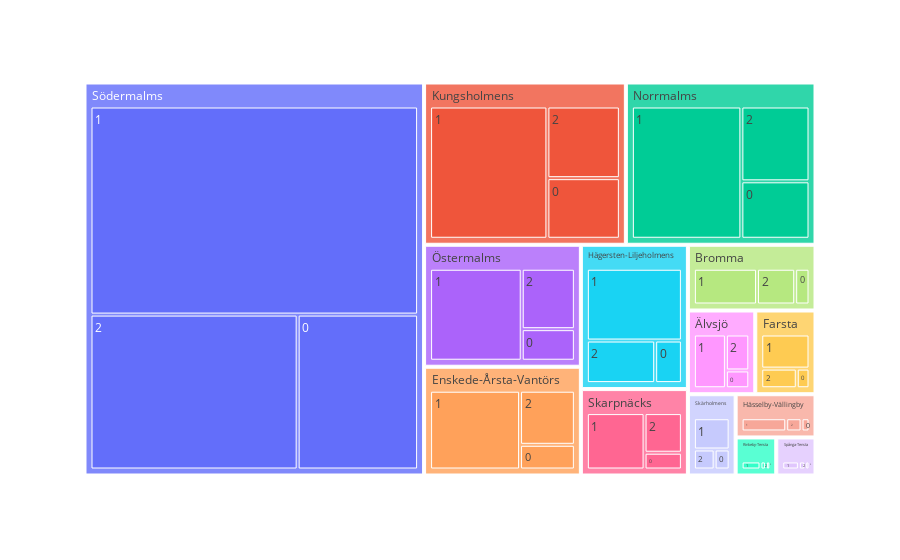

Notebook code cell kept with this figure:
### Code cell
px.treemap(numnber_topic_by_neighbourhood , path=['neighbourhood', 'dominant_topic'], values='number_of_reviews',
           color_continuous_scale=PALETTE)

### Figure 1 — Plotly figure (JSON) as saved in the notebook; plotly's stock layout.template omitted (floating-point values rounded to 4 significant figures)
{"data": [{"branchvalues": "total", "domain": {"x": [0, 1], "y": [0, 1]}, "hovertemplate": "labels=%{label}<br>number_of_reviews=%{value}<br>parent=%{parent}<br>id=%{id}<extra></extra>", "ids": ["Bromma/0", "Enskede-Årsta-Vantörs/0", "Farsta/0", "Hägersten-Liljeholmens/0", "Hässelby-Vällingby/0", "Kungsholmens/0", "Norrmalms/0", "Rinkeby-Tensta/0", "Skarpnäcks/0", "Skärholmens/0", "Spånga-Tensta/0", "Södermalms/0", "Älvsjö/0", "Östermalms/0", "Bromma/1", "Enskede-Årsta-Vantörs/1", "Farsta/1", "Hägersten-Liljeholmens/1", "Hässelby-Vällingby/1", "Kungsholmens/1", "Norrmalms/1", "Rinkeby-Tensta/1", "Skarpnäcks/1", "Skärholmens/1", "Spånga-Tensta/1", "Södermalms/1", "Älvsjö/1", "Östermalms/1", "Bromma/2", "Enskede-Årsta-Vantörs/2", "Farsta/2", "Hägersten-Liljeholmens/2", "Hässelby-Vällingby/2", "Kungsholmens/2", "Norrmalms/2", "Rinkeby-Tensta/2", "Skarpnäcks/2", "Skärholmens/2", "Spånga-Tensta/2", "Södermalms/2", "Älvsjö/2", "Östermalms/2", "Bromma", "Enskede-Årsta-Vantörs", "Farsta", "Hägersten-Liljeholmens", "Hässelby-Vällingby", "Kungsholmens", "Norrmalms", "Rinkeby-Tensta", "Skarpnäcks", "Skärholmens", "Spånga-Tensta", "Södermalms", "Älvsjö", "Östermalms"], "labels": ["0", "0", "0", "0", "0", "0", "0", "0", "0", "0", "0", "0", "0", "0", "1", "1", "1", "1", "1", "1", "1", "1", "1", "1", "1", "1", "1", "1", "2", "2", "2", "2", "2", "2", "2", "2", "2", "2", "2", "2", "2", "2", "Bromma", "Enskede-Årsta-Vantörs", "Farsta", "Hägersten-Liljeholmens", "Hässelby-Vällingby", "Kungsholmens", "Norrmalms", "Rinkeby-Tensta", "Skarpnäcks", "Skärholmens", "Spånga-Tensta", "Södermalms", "Älvsjö", "Östermalms"], "name": "", "parents": ["Bromma", "Enskede-Årsta-Vantörs", "Farsta", "Hägersten-Liljeholmens", "Hässelby-Vällingby", "Kungsholmens", "Norrmalms", "Rinkeby-Tensta", "Skarpnäcks", "Skärholmens", "Spånga-Tensta", "Södermalms", "Älvsjö", "Östermalms", "Bromma", "Enskede-Årsta-Vantörs", "Farsta", "Hägersten-Liljeholmens", "Hässelby-Vällingby", "Kungsholmens", "Norrmalms", "Rinkeby-Tensta", "Skarpnäcks", "Skärholmens", "Spånga-Tensta", "Södermalms", "Älvsjö", "Östermalms", "Bromma", "Enskede-Årsta-Vantörs", "Farsta", "Hägersten-Liljeholmens", "Hässelby-Vällingby", "Kungsholmens", "Norrmalms", "Rinkeby-Tensta", "Skarpnäcks", "Skärholmens", "Spånga-Tensta", "Södermalms", "Älvsjö", "Östermalms", "", "", "", "", "", "", "", "", "", "", "", "", "", ""], "type": "treemap", "values": [252, 491, 118, 392, 98, 1389, 1243, 57, 262, 154, 57, 5078, 191, 584, 1111, 2570, 776, 2352, 550, 4908, 4600, 247, 1362, 574, 221, 18553, 791, 2936, 672, 1075, 329, 1002, 189, 1643, 1619, 71, 619, 213, 84, 8735, 386, 1118, 2035, 4136, 1223, 3746, 837, 7940, 7462, 375, 2243, 941, 362, 32366, 1368, 4638]}], "layout": {"legend": {"tracegroupgap": 0}, "margin": {"t": 60}}}
